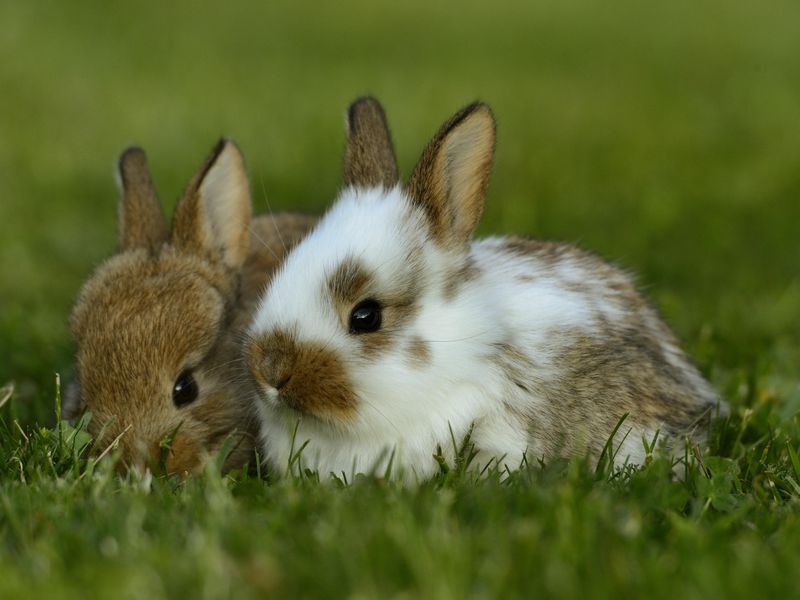
#> input picture 96131125_HW01/Images/Uniform.jpg, 800 x 600 px, found by its file name
$ python problem-4.py
#> lines starting #> are read from the running program, lines starting #| are printed output that depends on the picture
import numpy as np
import cv2 as cv
import matplotlib.pyplot as plt
from skimage.util import random_noise


def uniform_noise(img, interval):
    """
    Add uniform noise to image
    :param img: input image
    :param interval: [a,b]
    :return: image with uniform noise
    """
    # create noise
    uniform_matrix = np.random.randint(low=interval[0], high=interval[1], size=img.shape)
    # add noise
    img_noisy = np.int32(img) + uniform_matrix
    # normalize intensities
    norm_img_noisy = np.zeros(img_noisy.shape)
    norm_img_noisy = cv.normalize(img_noisy, norm_img_noisy, 0, 255, cv.NORM_MINMAX)
    # convert to uint8
    norm_img_noisy = np.uint8(norm_img_noisy)
    return norm_img_noisy


# path of images
img_path = '.\\Images\\Uniform.jpg'

# read image form file
img = cv.imread(filename=img_path, flags=cv.IMREAD_GRAYSCALE)
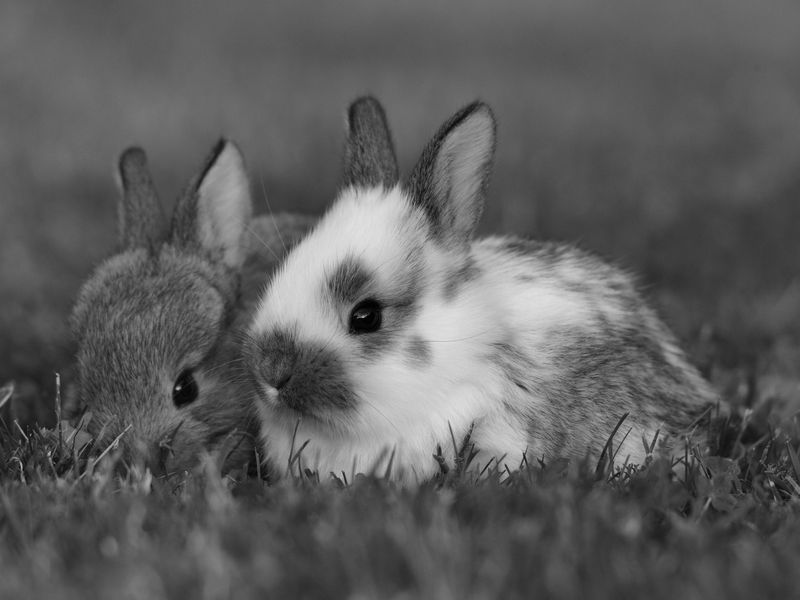
#> img: shape (600, 800); min 0, max 226, mean 94.4

# different standard deviations
intervals = [[0,21], [-10,11], [0,31], [0,51], [0,81], [-60,61], [0,161], [0,191]]

# histograms
hists = []

# display image
fig = plt.figure(figsize=(10,10))
ax = plt.subplot(3, 3, 1)
ax.set_title("Input Image")
plt.imshow(img, cmap='gray')
plt.gca().axes.get_xaxis().set_visible(False)
plt.gca().axes.get_yaxis().set_visible(False)
# histogram
hists.append(cv.calcHist([img], [0], None, [256], [0, 256]))

for idx, interval in enumerate(intervals):
    # add uniform noise
    new_img = uniform_noise(img=img, interval=interval)
    ax = plt.subplot(3, 3, idx+2)
    ax.set_title("Interval {}".format(intervals[idx]))
    plt.imshow(new_img, cmap='gray')
    plt.gca().axes.get_xaxis().set_visible(False)
    plt.gca().axes.get_yaxis().set_visible(False)
    # histogram
    hists.append(cv.calcHist([new_img], [0], None, [256], [0, 256]))
    cv.imwrite('.\\noisy_images\\uniform-{}.jpg'.format(idx), new_img)
#> this loop made 8 passes
#> pass 1, in uniform_noise, `norm_img_noisy = cv.normalize(img_noisy, norm_img_noisy, 0, 255, cv.NO..`:
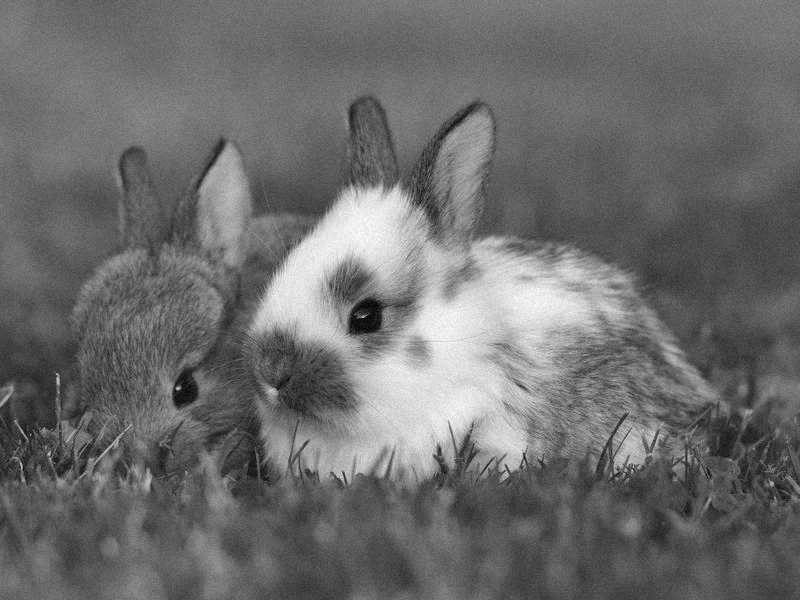
#> norm_img_noisy: shape (600, 800) int32; min 0, max 255, mean 109.1
#> after the loop, hists = 9 items


# plot histograms
fig = plt.figure(figsize=(10, 10))
for idx, hist in enumerate(hists):
    ax = plt.subplot(3, 3, idx + 1)
    if idx != 0:
        ax.set_title("Interval {}".format(intervals[idx-1]))
    else:
        ax.set_title("Input")
    plt.plot(hist)
#> this loop made 9 passes
    #plt.gca().axes.get_xaxis().set_visible(False)
    #plt.gca().axes.get_yaxis().set_visible(False)

plt.show()
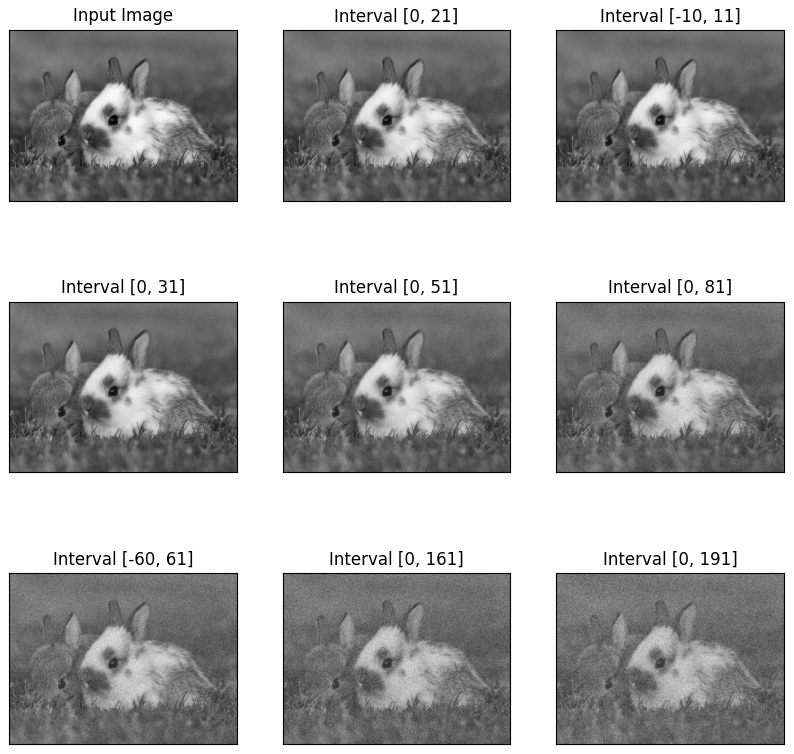
#> figure drawn by matplotlib, 9 panels
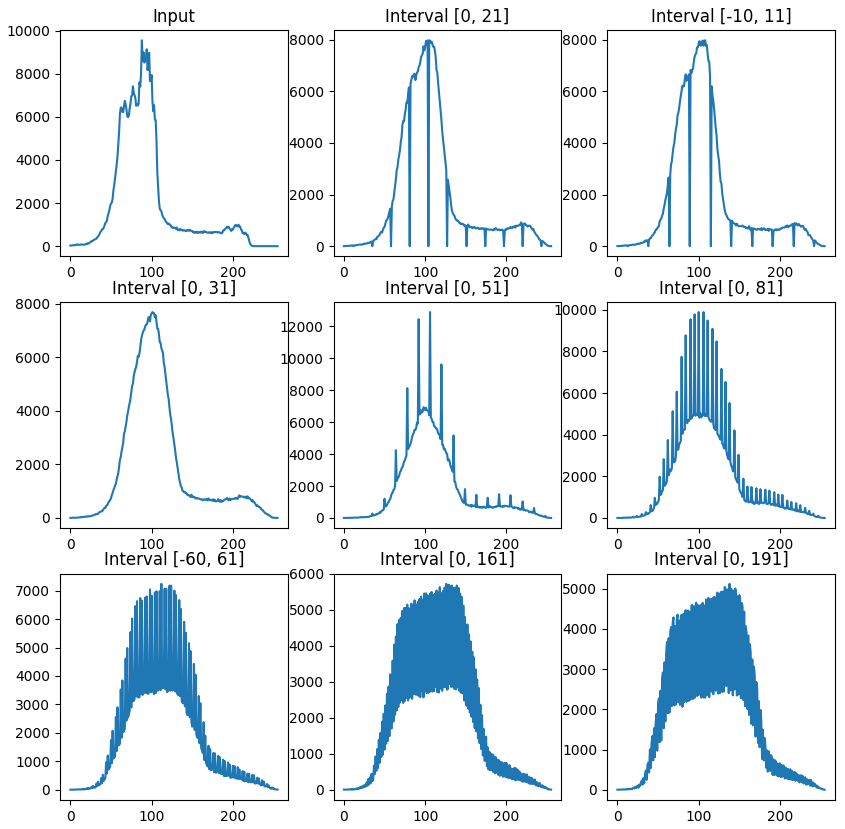
#> figure drawn by matplotlib, 9 panels; panel 1: curve peaks at x = 88, y = 9547; panel 2: curve peaks at x = 105, y = 7980; panel 3: curve peaks at x = 108, y = 7981; panel 4: curve peaks at x = 101, y = 7689

$ run again, with 96131125_HW01/Images/Mazandaran.jpg copied over 96131125_HW01/Images/Uniform.jpg
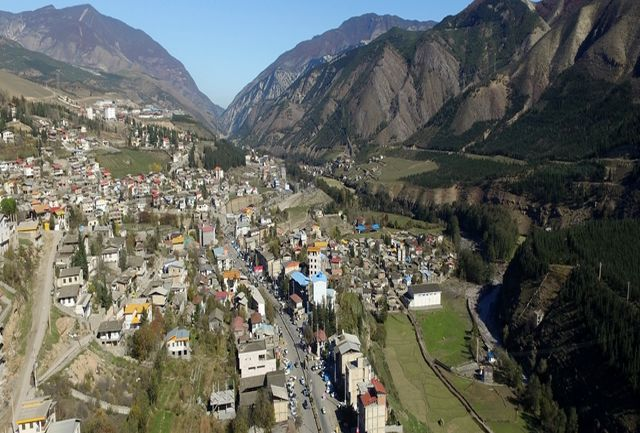
#> input picture 96131125_HW01/Images/Mazandaran.jpg, 640 x 433 px, found by its file name
#> `img = cv.imread(filename=img_path, flags=cv.IMREAD_GRAYSCALE)`:
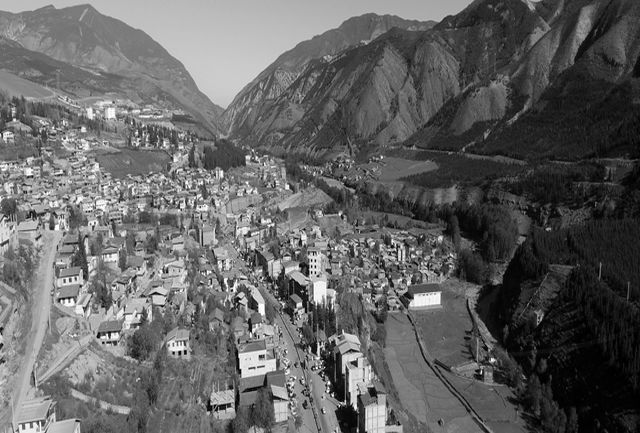
#> img: shape (433, 640); min 0, max 255, mean 99
#> after the loop `for idx, interval in enumerate(intervals):`: hists = 9 items
#> the loop `for idx, hist in enumerate(hists):` made 9 passes
